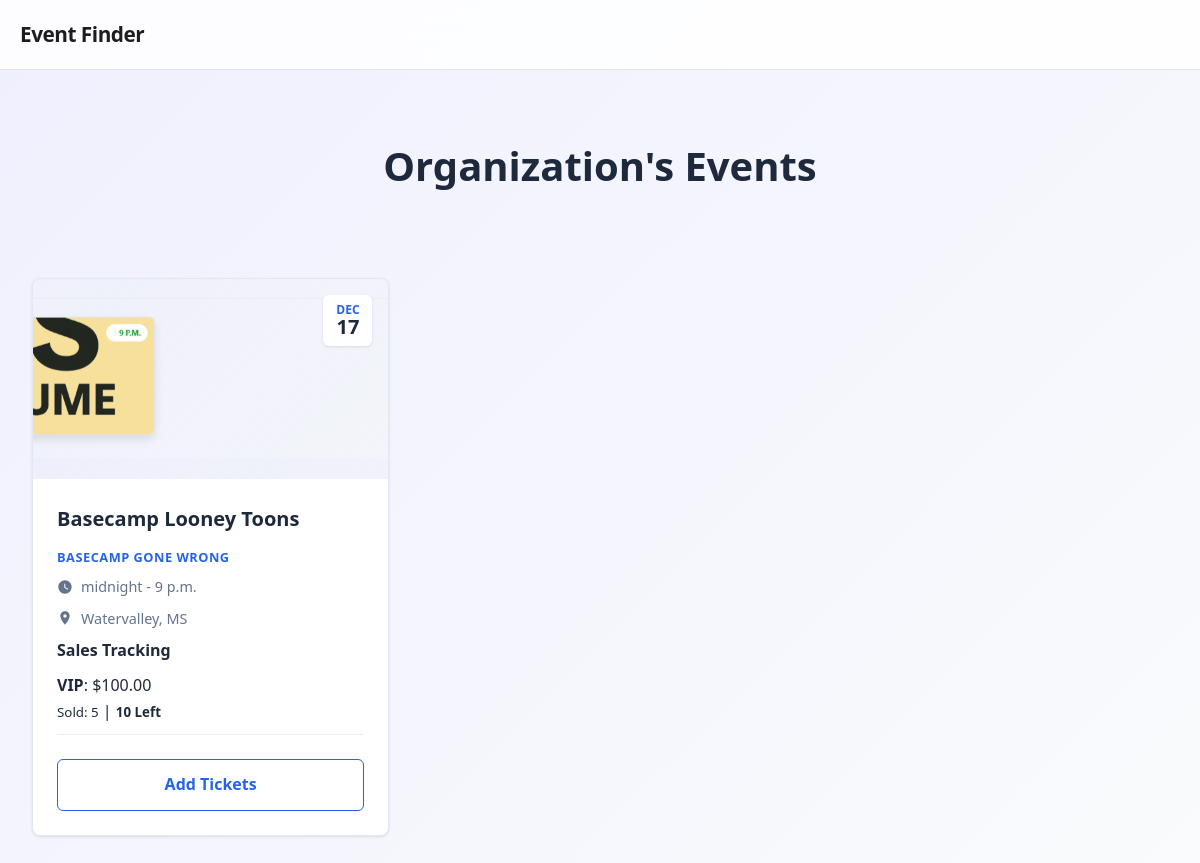
Page /event/page/ (signed in) on the earlier database version.
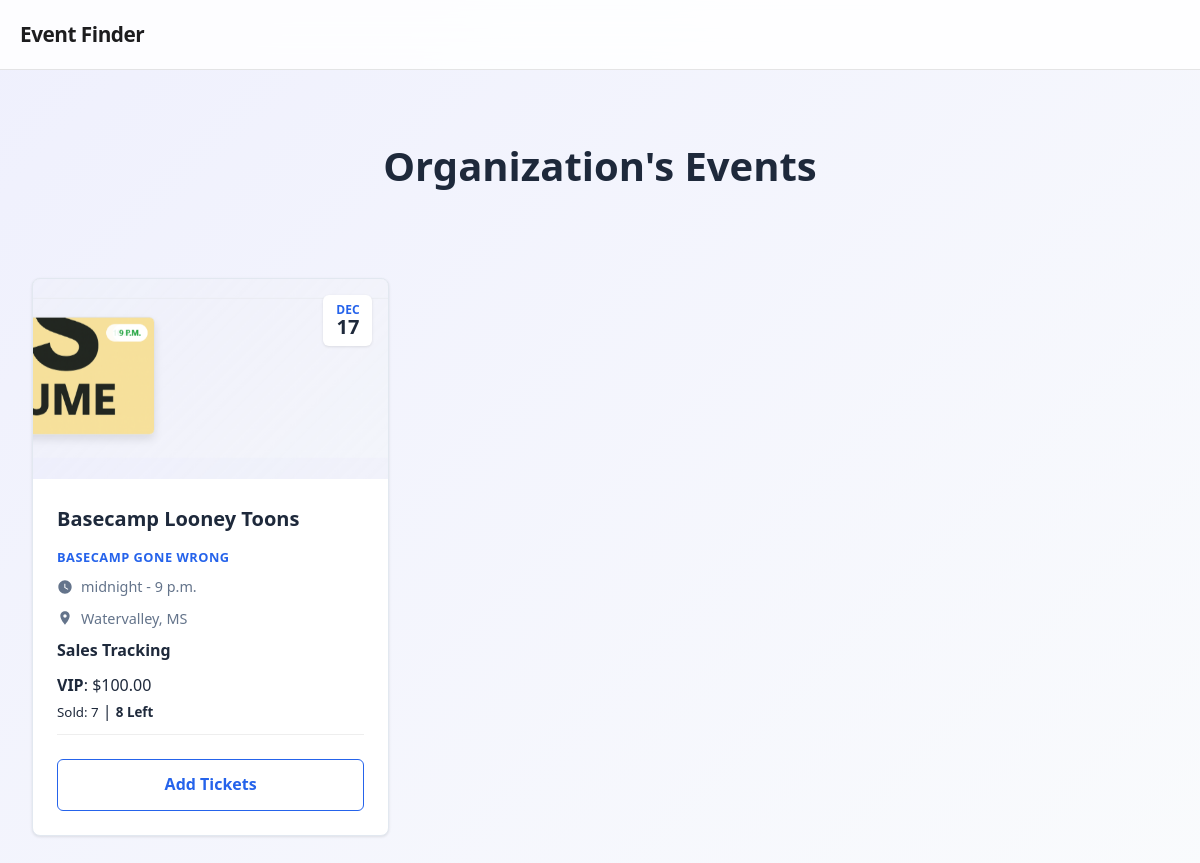
Same page on the later database version.
### App/models.py (models this page shows, shortened)
class TicketTier(models.Model):
    class Status(models.TextChoices):
        VIP = "VIP",('VIP')
        GENERAL = "General",('General')
        BASIC = "Basic",('Basic')
    event = models.ForeignKey(Event, on_delete=models.CASCADE, related_name='ticket_tiers')
    type = models.CharField(max_length=10,choices=Status.choices, default="Basic")
    price = models.DecimalField(max_digits=8, decimal_places=2)
    quantity = models.IntegerField()

### App/views.py (the view)
# urls.py: path('event/page/', v.Event_Page, name='event_page'),
def Event_Page(request):
    membership = OrganizationMembership.objects.get(user=request.user)
    organization = membership.organization
    tier_stats = TicketTier.objects.annotate(
        sold_tickets=Count('ticket'),
        remaining=F('quantity')
    )
    Events = Event.objects.filter(organization=organization).prefetch_related(
        Prefetch('ticket_tiers', queryset=tier_stats)
    )
    return render(request, 'event_page.html', {'Events': Events})

### App/context_processors.py (called while the page is built)
def current_url(request):
    return {
        'current_path': request.path,
        'current_full_url': request.get_full_path(),
        'current_absolute_uri': request.build_absolute_uri(),
    }

def base_view(request):
    if not request.user.is_authenticated:
        return {}
    membership = OrganizationMembership.objects.filter(user=request.user).first()
    if not membership:
        return {}
    if membership.role == "admin":
        status = 1
    elif membership.role == 'user':
        status = 2
    else:
        status = 3
    return {
        'status': status,
        'membership': membership
    }

### App/templates/event_page.html
{% extends 'base.html' %}
{% load static %}
{% block content %}
<link rel="stylesheet" href="{% static 'event_page.css' %}">
<section class="page-title">
    <h1>Organization's Events</h1>
</section>
<main class="container">
    <div class="events-grid">
        {% for event in Events %}
        <article class="event-card">
            <div class="card-image">
                <img src="{{ event.banner_image.url }}" alt="{{ event.title }}">
                <div class="date-badge">
                    <span class="month">{{ event.date|date:"M" }}</span>
                    <span class="day">{{ event.date|date:"j" }}</span>
                </div>
            </div>
            <div class="card-content">
                <div class="event-title">{{ event.title }}</div>
                <h3 class="event-description">{{ event.description }}</h3>
                <div class="event-details">
                    <svg class="icon" viewBox="0 0 24 24">
                        <path
                            d="M12 2C6.5 2 2 6.5 2 12s4.5 10 10 10 10-4.5 10-10S17.5 2 12 2zm4.2 14.2L11 13V7h1.5v5.2l4.5 2.7-.8 1.3z" />
                    </svg>
                    <span>{{ event.start_time }} - {{ event.end_time }}</span>
                </div>
                <div class="event-details">
                    <svg class="icon" viewBox="0 0 24 24">
                        <path
                            d="M12 2C8.1 2 5 5.1 5 9c0 5.2 7 13 7 13s7-7.8 7-13c0-3.9-3.1-7-7-7zm0 9.5c-1.4 0-2.5-1.1-2.5-2.5s1.1-2.5 2.5-2.5 2.5 1.1 2.5 2.5-1.1 2.5-2.5 2.5z" />
                    </svg>
                    <span>{{ event.location }}</span>
                </div>
                <div class="ticket-tiers">
                    <h4>Sales Tracking</h4>
                    {% for tier in event.ticket_tiers.all %}
                    <div class="ticket-tier" style="border-bottom: 1px solid #eee; padding: 10px 0;">
                        <div class="ticket-tier">
                            <div class="tier-info">
                                <strong>{{ tier.get_type_display }}</strong>: ${{ tier.price }}
                            </div>
                            <div class="tier-status">
                                <small>Sold: {{ tier.sold_tickets }}</small> |
                                <small><strong>{{ tier.remaining }} Left</strong></small>
                            </div>
                        </div>
                    </div>
                    {% empty %}
                    <p>No ticket tiers created.</p>
                    {% endfor %}
                </div>
                <div class="card-footer">
                    <a href="{% url 'ticket_tier' event.id %}" class="btn">Add Tickets</a>
                </div>
            </div>
        </article>
        {% endfor %}
    </div>
</main>
{% endblock content %}

Differences in the rows shown:
changed TicketTier "VIP": sold_tickets "5" → "7"; remaining "10" → "8"
